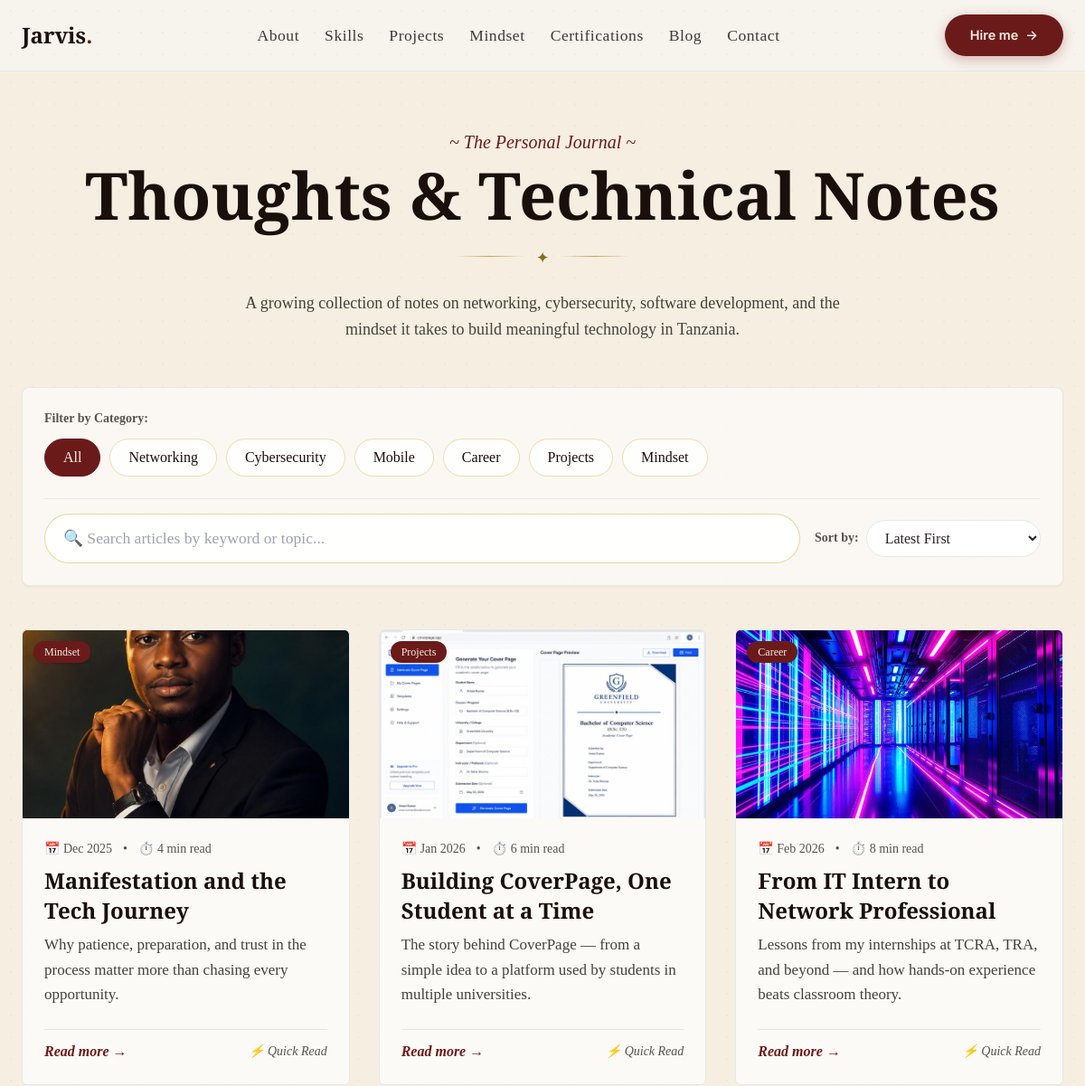
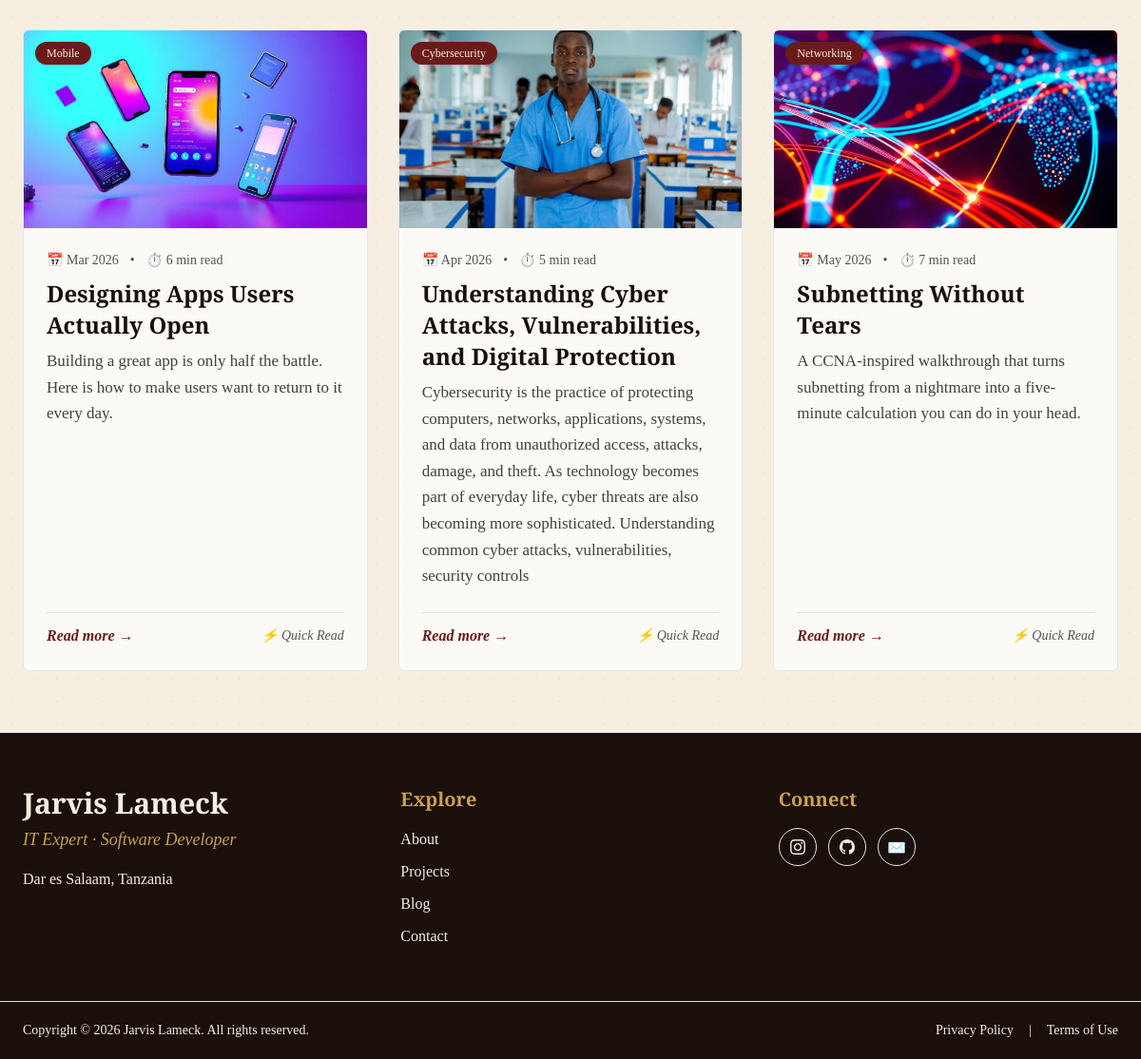
Screenshot of /blog/ with the database file from the repository (2 pictures, top to bottom).
### portfolio_app/models.py (models this page shows, shortened)
class BlogPost(models.Model):
    TAG_CHOICES = [
        ('Networking', 'Networking'),
        ('Cybersecurity', 'Cybersecurity'),
        ('Mobile', 'Mobile Apps'),
        ('Career', 'Career & IT Support'),
        ('Projects', 'Projects'),
        ('Mindset', 'Mindset'),
    ]
    title = models.CharField(max_length=255)
    slug = models.SlugField(max_length=255, unique=True, blank=True)
    tag = models.CharField(max_length=50, choices=TAG_CHOICES, default='Networking')
    date_display = models.CharField(max_length=50, default='May 2026')
    read_time = models.CharField(max_length=50, default='5 min read')
    summary = models.TextField()
    content_json = models.JSONField(
        default=list,
        help_text="Structured article content as list or dict uploaded by admin."
    )
    featured_image = models.CharField(max_length=255, default='banner-network.jpg', blank=True)
    image_file = models.ImageField(upload_to='blog_banners/', blank=True, null=True, help_text="Upload banner image from your device")
    created_at = models.DateTimeField(auto_now_add=True)
    is_published = models.BooleanField(default=True)
    class Meta:
        ordering = ['-created_at']
    @property
    def get_image_url(self):
        if self.image_file:
            return self.image_file.url
        if self.featured_image:
            if self.featured_image.startswith('/') or self.featured_image.startswith('http'):
                return self.featured_image
            return f"/static/images/{self.featured_image}"
        return "/static/images/banner-network.jpg"

### portfolio_app/views.py (the view, shortened to what this page needs)
# urls.py: path('blog/', views.blog_list_view, name='blog_list'),
def blog_list_view(request):
    tag = request.GET.get('tag', 'All')
    search_query = request.GET.get('q', '').strip()
    sort_by = request.GET.get('sort', 'latest')
    posts = BlogPost.objects.filter(is_published=True)
    if tag and tag != 'All':
        posts = posts.filter(tag__iexact=tag)
    if search_query:
        posts = posts.filter(title__icontains=search_query) | posts.filter(summary__icontains=search_query)
    if sort_by == 'oldest':
        posts = posts.order_by('created_at')
    elif sort_by == 'title':
        posts = posts.order_by('title')
    else: # latest
        posts = posts.order_by('-created_at')
    tags = ['All', 'Networking', 'Cybersecurity', 'Mobile', 'Career', 'Projects', 'Mindset']
    context = {
        'posts': posts,
        'tags': tags,
        'selected_tag': tag,
        'selected_sort': sort_by,
        'search_query': search_query,
    }
    return render(request, 'blog_list.html', context)

### portfolio_app/templates/blog_list.html (shortened to what this page needs)
{% extends 'base.html' %}
{% load static %}
{% block content %}
<section class="paper-grain py-16">
  <div class="mx-auto max-w-7xl px-6">
    <div class="text-center mb-12">
      <p class="font-serif italic text-[var(--color-burgundy)] text-xl">~ The Personal Journal ~</p>
      <h1 class="font-display text-5xl md:text-7xl font-bold mt-2 text-[var(--color-ink)]">
        Thoughts &amp; Technical Notes
      </h1>
      <div class="ornate-divider mx-auto mt-5 w-48"><span>✦</span></div>
      <p class="font-serif mt-4 max-w-2xl mx-auto text-stone-700 text-lg leading-relaxed">
        A growing collection of notes on networking, cybersecurity, software development, and the mindset it takes to build meaningful technology in Tanzania.
      </p>
    </div>
    <div class="mb-12 rounded-lg border border-[var(--color-gilded)]/40 bg-white/60 p-6 shadow-sm space-y-6">
      <div>
        <p class="font-serif text-sm font-semibold text-stone-600 mb-3">Filter by Category:</p>
        <div class="flex flex-wrap gap-2.5">
          {% for t in tags %}
          <button class="tag-btn {% if selected_tag == t %}active{% endif %}" data-tag="{{ t }}">
            {{ t }}
          </button>
          {% endfor %}
        </div>
      </div>
      <div class="grid gap-4 md:grid-cols-[1fr_250px] items-center pt-4 border-t border-[var(--color-gilded)]/20">
        <div>
          <input type="text" id="blog-search" value="{{ search_query }}" placeholder="🔍 Search articles by keyword or topic..." class="search-input" />
        </div>
        <div class="flex items-center gap-2">
          <label for="blog-sort" class="font-serif text-stone-600 text-sm font-semibold whitespace-nowrap">Sort by:</label>
          <select id="blog-sort" class="w-full rounded-full border border-[var(--color-gilded)]/50 bg-white px-4 py-2.5 font-serif text-stone-800 focus:outline-none focus:border-[var(--color-burgundy)]">
            <option value="latest" {% if selected_sort == 'latest' %}selected{% endif %}>Latest First</option>
          </select>
        </div>
      </div>
    </div>
    <div id="blog-posts-grid" class="grid gap-8 md:grid-cols-2 lg:grid-cols-3">
      {% for post in posts %}
      <article class="group flex flex-col rounded-md overflow-hidden border border-[var(--color-gilded)]/40 bg-white/70 hover:shadow-xl transition duration-500">
        <div class="overflow-hidden h-52 relative">
          <img src="{{ post.get_image_url }}" alt="{{ post.title }}" loading="lazy" class="h-full w-full object-cover group-hover:scale-110 transition duration-700" />
          <span class="absolute top-3 left-3 rounded-full bg-[var(--color-burgundy)] px-3 py-1 text-xs font-serif text-[var(--color-parchment)] shadow">
            {{ post.tag }}
          </span>
        </div>
        <div class="flex flex-1 flex-col p-6">
          <div class="flex items-center gap-3 font-serif text-sm text-stone-600">
            <span>📅 {{ post.date_display }}</span>
            <span>•</span>
            <span>⏱️ {{ post.read_time }}</span>
          </div>
          <h2 class="font-display text-2xl font-bold mt-2 text-[var(--color-ink)] leading-snug">{{ post.title }}</h2>
          <p class="font-serif mt-2 flex-1 text-stone-700 leading-relaxed text-[17px]">{{ post.summary }}</p>
          <div class="mt-6 flex items-center justify-between pt-3 border-t border-stone-200">
            <a href="{% url 'blog_detail' post.slug %}" class="inline-flex items-center gap-2 font-serif italic text-[var(--color-burgundy)] font-semibold hover:underline">
              Read more &rarr;
            </a>
            <button class="quick-read-btn text-sm font-serif italic text-stone-600 hover:text-[var(--color-burgundy)]" data-slug="{{ post.slug }}">
              ⚡ Quick Read
            </button>
          </div>
        </div>
      </article>
      {% empty %}
      <div class="col-span-full py-16 text-center">
        <p class="font-serif text-2xl text-stone-600">No journal entries found matching your filter.</p>
      </div>
      {% endfor %}
    </div>
  </div>
</section>
{% endblock %}

### portfolio_app/templates/base.html (shortened to what this page needs)
{% load static %}
<!DOCTYPE html>
<html lang="en">
<head>
  <script src="https://cdn.tailwindcss.com"></script>
  <link rel="stylesheet" href="{% static 'css/styles.css' %}">
</head>
<body class="paper-grain text-stone-900 min-h-screen flex flex-col">
  <header class="sticky top-0 z-50 paper-grain border-b border-[var(--color-gilded)]/40 backdrop-blur">
    <div class="mx-auto flex max-w-7xl items-center justify-between px-6 py-4">
      <a href="{% url 'home' %}#top" class="font-display text-2xl font-bold text-[var(--color-ink)]">
        Jarvis<span class="text-[var(--color-burgundy)]">.</span>
      </a>
      <nav class="hidden gap-7 md:flex items-center">
        <a href="{% url 'home' %}#about" class="nav-link">About</a>
        <a href="{% url 'home' %}#skills" class="nav-link">Skills</a>
        <a href="{% url 'home' %}#projects" class="nav-link">Projects</a>
        <a href="{% url 'home' %}#mindset" class="nav-link">Mindset</a>
        <a href="{% url 'home' %}#certs" class="nav-link">Certifications</a>
        <a href="{% url 'blog_list' %}" class="nav-link">Blog</a>
        <a href="{% url 'home' %}#contact" class="nav-link">Contact</a>
      </nav>
      <div class="hidden md:flex items-center gap-3">
        <a href="{% url 'home' %}#contact" class="btn-primary">
          Hire me <span>&rarr;</span>
        </a>
      </div>
    </div>
  </header>
  <main class="flex-1">
    {% block content %}{% endblock %}
  </main>
  <footer class="bg-[var(--color-ink)] text-[var(--color-parchment)] mt-auto border-t border-[var(--color-gilded)]/20">
    <div class="mx-auto max-w-7xl px-6 py-14 grid gap-10 md:grid-cols-3">
      <div>
        <p class="font-display text-3xl font-bold text-[var(--color-parchment)]">Jarvis Lameck</p>
        <p class="font-serif italic text-[var(--color-gilded)] mt-1.5 text-lg">IT Expert · Software Developer</p>
        <p class="mt-4 font-serif text-base text-[var(--color-parchment)]/80">Dar es Salaam, Tanzania</p>
      </div>
      <div>
        <p class="font-display text-xl font-semibold text-[var(--color-gilded)] mb-4">Explore</p>
        <ul class="space-y-2.5 font-serif text-base text-[var(--color-parchment)]/90">
          <li><a href="{% url 'home' %}#about" class="hover:text-[var(--color-gilded)] transition block">About</a></li>
          <li><a href="{% url 'home' %}#projects" class="hover:text-[var(--color-gilded)] transition block">Projects</a></li>
          <li><a href="{% url 'blog_list' %}" class="hover:text-[var(--color-gilded)] transition block">Blog</a></li>
          <li><a href="{% url 'home' %}#contact" class="hover:text-[var(--color-gilded)] transition block">Contact</a></li>
        </ul>
      </div>
      <div>
        <p class="font-display text-xl font-semibold text-[var(--color-gilded)] mb-4">Connect</p>
        <div class="flex items-center gap-3">
          <a href="https://www.instagram.com/jarvx_official?igsi=Mm56eWV3NnhkZ3I3" target="_blank" rel="noreferrer" title="Instagram" class="w-10 h-10 rounded-full border border-[var(--color-gilded)]/50 flex items-center justify-center text-[var(--color-parchment)] hover:bg-[var(--color-burgundy)] hover:border-[var(--color-burgundy)] transition">
          </a>
          <a href="https://www.linkedin.com/in/jarvis-lameck-b048a9386?utm_source=share_via&utm_content=profile&utm_medium=member_android" target="_blank" rel="noreferrer" title="LinkedIn / GitHub" class="w-10 h-10 rounded-full border border-[var(--color-gilded)]/50 flex items-center justify-center text-[var(--color-parchment)] hover:bg-[var(--color-burgundy)] hover:border-[var(--color-burgundy)] transition">
          </a>
          <a href="mailto:jarvismagira@gmail.com" title="Email" class="w-10 h-10 rounded-full border border-[var(--color-gilded)]/50 flex items-center justify-center text-[var(--color-parchment)] hover:bg-[var(--color-burgundy)] hover:border-[var(--color-burgundy)] transition">
            ✉️
          </a>
        </div>
      </div>
    </div>
    <div class="border-t border-[var(--color-gilded)]/20">
      <div class="mx-auto max-w-7xl px-6 py-5 flex flex-wrap items-center justify-between gap-4 text-sm font-serif text-[var(--color-parchment)]/80">
        <p>Copyright © 2026 Jarvis Lameck. All rights reserved.</p>
        <div class="flex items-center gap-4">
          <a href="#" class="hover:text-[var(--color-gilded)] transition">Privacy Policy</a>
          <span>|</span>
          <a href="#" class="hover:text-[var(--color-gilded)] transition">Terms of Use</a>
        </div>
      </div>
    </div>
  </footer>
</body>
</html>

### static/css/styles.css (style rules this page uses)
:root { --color-parchment: #f6efe1; --color-parchment-deep: #ece1c8; --color-ink: #1a0f0a; --color-burgundy: #6b1a1a; --color-burgundy-hover: #801f1f; --color-gilded: #c9a24a; --color-gilded-deep: #8a6a1f; --color-royal: #1a0b5b; --color-emerald: #1f4d3f; --font-display: 'Playfair Display', Georgia, serif; --font-serif: 'Cormorant Garamond', Georgia, serif; --font-sans: 'Inter', system-ui, -apple-system, sans-serif; }
* { box-sizing: border-box; margin: 0; padding: 0; }
html { scroll-behavior: smooth; font-family: var(--font-serif); color: var(--color-ink); background-color: var(--color-parchment); }
body { line-height: 1.6; background-color: var(--color-parchment); color: var(--color-ink); overflow-x: hidden; }
.paper-grain { background-color: var(--color-parchment); background-image: radial-gradient(rgba(28, 25, 23, 0.03) 1px, transparent 0); background-size: 24px 24px; }
.font-display { font-family: var(--font-display); }
.font-serif { font-family: var(--font-serif); }
.ornate-divider { display: flex; align-items: center; justify-content: center; margin: 1.5rem auto; width: 100%; }
.ornate-divider::before, .ornate-divider::after { content: ''; flex: 1; height: 1px; background: linear-gradient(90deg, transparent, var(--color-gilded), transparent); }
.ornate-divider::before { margin-right: 12px; }
.ornate-divider::after { margin-left: 12px; }
.ornate-divider span { color: var(--color-gilded-deep); font-size: 1.1rem; }
header.paper-grain { background-color: rgba(247, 244, 238, 0.92); backdrop-filter: blur(8px); }
.nav-link { font-family: var(--font-serif); font-size: 1.1rem; letter-spacing: 0.03em; color: rgba(28, 25, 23, 0.85); text-decoration: none; transition: color 0.25s ease; }
.btn-primary { display: inline-flex; align-items: center; gap: 0.5rem; border-radius: 9999px; background-color: var(--color-burgundy); color: var(--color-parchment); padding: 0.75rem 1.75rem; font-family: var(--font-sans); font-size: 0.9rem; font-weight: 600; text-decoration: none; box-shadow: 0 4px 14px rgba(127, 29, 29, 0.3); transition: all 0.3s ease; border: none; cursor: pointer; }
.tag-btn { padding: 0.5rem 1.25rem; border-radius: 9999px; border: 1px solid rgba(212, 175, 55, 0.4); background-color: rgba(255, 255, 255, 0.8); color: var(--color-ink); font-family: var(--font-serif); font-size: 1rem; cursor: pointer; transition: all 0.3s ease; }
.tag-btn.active, .tag-btn:hover { background-color: var(--color-burgundy); color: var(--color-parchment); border-color: var(--color-burgundy); }
.search-input { width: 100%; padding: 0.85rem 1.25rem; border-radius: 9999px; border: 1px solid rgba(212, 175, 55, 0.5); background-color: rgba(255, 255, 255, 0.9); font-family: var(--font-serif); font-size: 1.1rem; color: var(--color-ink); outline: none; transition: border-color 0.3s ease, box-shadow 0.3s ease; }

### rows the page displays
BlogPost: get_image_url (picture), tag "Mindset", date_display "Dec 2025", read_time "4 min read", title "Manifestation and the Tech Journey", summary "Why patience, preparation, and trust in the process matter more than chasing every opportunity."
BlogPost: get_image_url (picture), tag "Projects", date_display "Jan 2026", read_time "6 min read", title "Building CoverPage, One Student at a Time", summary "The story behind CoverPage — from a simple idea to a platform used by students in multiple universities."
BlogPost: get_image_url (picture), tag "Career", date_display "Feb 2026", read_time "8 min read", title "From IT Intern to Network Professional", summary "Lessons from my internships at TCRA, TRA, and beyond — and how hands-on experience beats classroom theory."
BlogPost: get_image_url (picture), tag "Mobile", date_display "Mar 2026", read_time "6 min read", title "Designing Apps Users Actually Open", summary "Building a great app is only half the battle. Here is how to make users want to return to it every day."
BlogPost: get_image_url (picture), tag "Cybersecurity", date_display "Apr 2026", read_time "5 min read", title "Understanding Cyber Attacks, Vulnerabilities, and Digital Protection", summary "Cybersecurity is the practice of protecting computers, networks, applications, systems, and data from unauthorized access, attacks, damage, and theft. As technology becomes part of everyday life, cyber threats are also becoming more sophisticated. Understanding common cyber attacks, vulnerabilities, security controls"
BlogPost: get_image_url (picture), tag "Networking", date_display "May 2026", read_time "7 min read", title "Subnetting Without Tears", summary "A CCNA-inspired walkthrough that turns subnetting from a nightmare into a five-minute calculation you can do in your head."

### other values shown
{{ t }} "All" "Networking" "Cybersecurity" "Mobile" "Career" "Projects" "Mindset"
